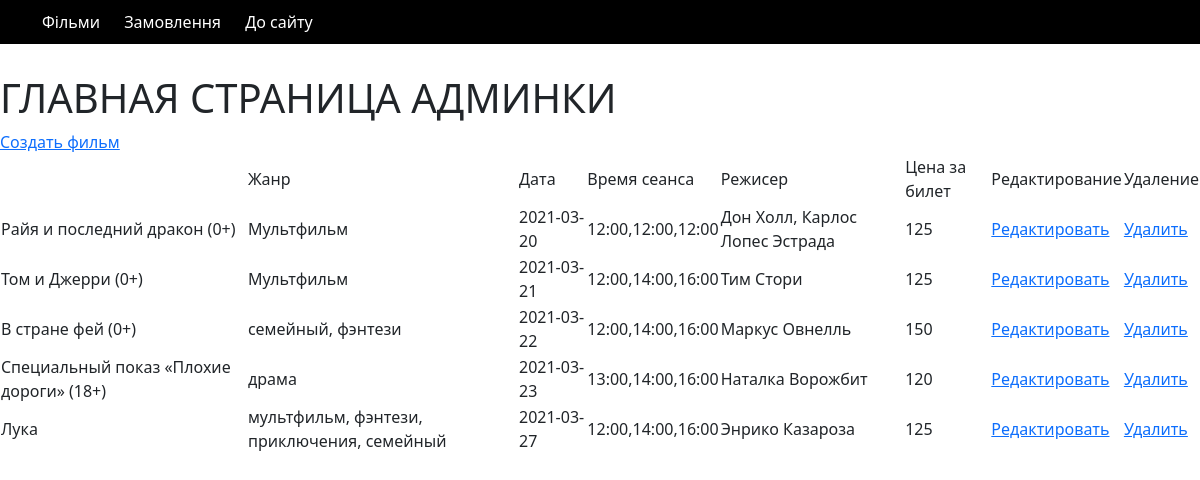
The app's page /admin/clients.php with its own data.
### tables this page shows
CREATE TABLE `products` (
  `id` int(11) NOT NULL,
  `name` varchar(255) NOT NULL,
  `price` varchar(255) NOT NULL,
  `genre` varchar(255) NOT NULL,
  `date` varchar(255) NOT NULL,
  `time` varchar(255) NOT NULL,
  `director` varchar(255) NOT NULL,
  `image` varchar(255) NOT NULL,
  `date_auto` timestamp NOT NULL DEFAULT current_timestamp()
);

### admin/clients.php (the view, shortened to what this page needs)
<?php
$db_host = 'localhost';
$db_user = 'root';
$db_pass = 'root';
$db_database = 'films';
$link = mysqli_connect($db_host, $db_user, $db_pass);
mysqli_select_db($link, $db_database) or die("Нет соединения с БД " . mysqli_error());
mysqli_query($link, "SET names utf8");
$result = mysqli_query($link,"SELECT * FROM products");
?>
<!doctype html>
<html lang="en">
<head>
    <link rel="stylesheet" href="https://use.fontawesome.com/releases/v5.15.0/css/all.css">
    <link rel="stylesheet" href="/css/bootstrap.min.css">
</head>
<body>
<header style="background: #000 ; padding: 10px 0;margin-bottom: 30px">
    <div class="container">
        <a style="color: #fff; text-decoration: none; padding-right: 20px" href="/admin/index.php">Фільми</a>
        <a style="color: #fff; text-decoration: none; padding-right: 20px"  href="/admin/orders.php">Замовлення</a>
        <a style="color: #fff; text-decoration: none; padding-right: 20px"  href="/">До сайту</a>
    </div>
</header>
<h1>ГЛАВНАЯ СТРАНИЦА АДМИНКИ</h1>
<a href="/admin/create.php">Создать фильм</a>
<table>
    <tr>
        <td></td>
        <td>Жанр</td>
        <td>Дата</td>
        <td>Время сеанса</td>
        <td>Режисер</td>
        <td>Цена за билет</td>
        <td>Редактирование</td>
        <td>Удаление</td>
    </tr>
    <? while($res = mysqli_fetch_assoc($result)){
        echo '
    <tr>
        <td>'.$res['name'].'</td>
        <td>'.$res['genre'].'</td>
        <td>'.$res['date'].'</td>
        <td>'.$res['time'].' </td>
        <td>'.$res['director'].'</td>
        <td>'.$res['price'].'</td>
        <td><a href="/admin/update.php?id='.$res['id'].'&name='.$res['name'].'">Редактировать</a></td>
        <td><a href="/php/delete.php?id='.$res['id'].'&name='.$res['name'].'">Удалить</a></td>
    </tr>';
    }
    ?>
</table>
</body>
</html>

### records on screen
products: name "Райя и последний дракон (0+)", genre "Мультфильм", date "2021-03-20", time "12:00,12:00,12:00", director "Дон Холл, Карлос Лопес Эстрада", price "125"
products: name "Том и Джерри (0+)", genre "Мультфильм", date "2021-03-21", time "12:00,14:00,16:00", director "Тим Стори", price "125"
products: name "В стране фей (0+)", genre "семейный, фэнтези", date "2021-03-22", time "12:00,14:00,16:00", director "Маркус Овнелль", price "150"
products: name "Специальный показ «Плохие дороги» (18+)", genre "драма", date "2021-03-23", time "13:00,14:00,16:00", director "Наталка Ворожбит", price "120"
products: name "Лука", genre "мультфильм, фэнтези, приключения, семейный", date "2021-03-27", time "12:00,14:00,16:00", director "Энрико Казароза", price "125"
